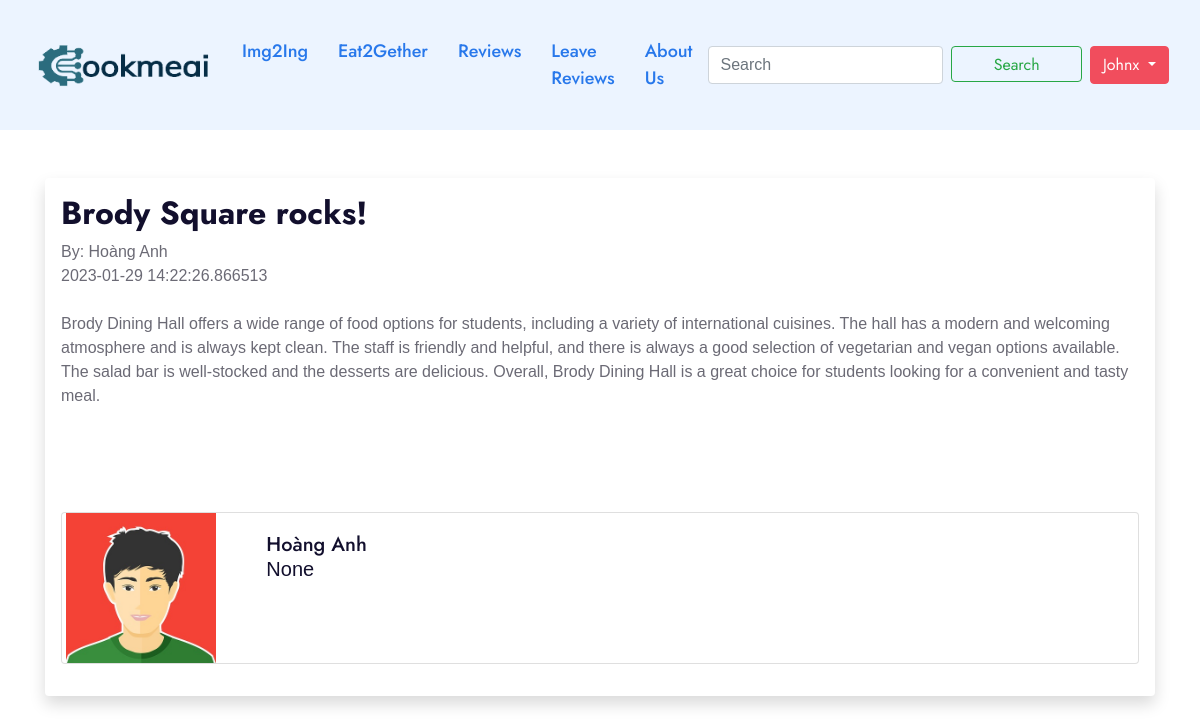
The page /posts/7 (signed in) on the database its author committed.
### app.py (models this page shows, shortened)
class Users(db.Model, UserMixin):
    id = db.Column(db.Integer, primary_key=True)
    username = db.Column(db.String(20), nullable=False, unique = True)
    name = db.Column(db.String(200), nullable=False)
    email = db.Column(db.String(120), nullable=False, unique=True)
    about_author = db.Column(db.Text(500), nullable = True)
    profile_pic = db.Column(db.String(), nullable = True)
    date_added = db.Column(db.DateTime, default=datetime.utcnow)
    password_hash = db.Column(db.String(128))
    posts = db.relationship('Posts', backref='poster')
    @property
    def password(self):
        raise AttributeError('password is not a readable attribute!')

class Posts(db.Model):
    id = db.Column(db.Integer, primary_key=True)
    title = db.Column(db.String(255))
    content = db.Column(db.Text())
    date_posted = db.Column(db.DateTime, default=datetime.utcnow)
    slug = db.Column(db.String(255))
    poster_id = db.Column(db.Integer, db.ForeignKey('users.id'))

### app.py (the view)
@app.route('/posts/<int:id>')
def post(id):
    post = Posts.query.get_or_404(id)
    return render_template('post.html', post=post)

### forms.py
class SearchForm(FlaskForm):
    searched = StringField('Searched', validators=[DataRequired()])
    submit = SubmitField()

### app.py (called while the page is built)
@login_manager.user_loader
def load_user(user_id):
    return Users.query.get(int(user_id))

@app.context_processor
def base():
    form = SearchForm()
    return dict(form = form)

### templates/post.html (shortened to what this page needs)
{% extends 'base.html' %}
{% block content %}
<br><br>
<div class="shadow p-3 mb-5 bg-body rounded">
    <h2>{{ post.title }}</h2>
    By: {{ post.poster.name }} <br>
    {{ post.date_posted }}<br><br>
    {{ post.content|safe }} <br><br>
    <div class="card mb-3">
        <div class="row">
            <div class="col-md-2">
                {% if post.poster.profile_pic %}
                    <img src="{{ url_for('static', filename = 'images/' + current_user.profile_pic) }}" alt="" width="150px"
                    align="right">
                {% else %}
                <img src="{{ url_for('static', filename = 'images/avatar.png') }}" alt="" width="150px"
                align="right">
                {% endif %}
            </div>
            <div class="col-md-10">
                <div class="card-body">
                    <h5 class="card-title">
                        {{ post.poster.name }}
                        <p class="card-text">
                            {% if post.poster.about_author %}
                            {{ post.poster.about_author }}
                            {% else %}
                            Author has no profile yet...
                            {% endif %}
                        </p>
                    </h5>
                </div>
            </div>
        </div>
    </div>
</div>
{% endblock %}

### templates/navbar.html (shortened to what this page needs)
<nav class="navbar navbar-expand-lg navbar-light bg-light">
    <div class="container-fluid">
        <a class="navbar-brand" href="{{ url_for('index') }}"><img src="{{ url_for('static', filename='images/logo/cookmeai.png') }}" style="width: 180px"></a>
        <div class="collapse navbar-collapse" id="navbarSupportedContent">
            <ul class="navbar-nav me-auto mb-2 mb-lg-0">
                <li class="nav-item">
                    <a class="nav-link active" aria-current="page" href="{{ url_for('home') }}">Img2Ing</a>
                </li>
                <li class="nav-item">
                    <a class="nav-link active" aria-current="page" href="{{ url_for('eat2gether') }}">Eat2Gether</a>
                </li>
                <li class="nav-item">
                    <a class="nav-link active" aria-current="page" href="{{ url_for('posts') }}">Reviews</a>
                </li>
                <li class="nav-item">
                    <a class="nav-link active" aria-current="page" href="{{ url_for('add_post') }}">Leave Reviews</a>
                </li>
                <li class="nav-item">
                    <a class="nav-link active" aria-current="page" href="{{ url_for('aboutus') }}">About Us</a>
                </li>
            </ul>
            <form class="d-flex" method="POST" action="{{ url_for('search') }}">
                <input class="form-control me-2" type="search" placeholder="Search" aria-label="Search" name="searched">
                <button class="btn btn-outline-success" type="submit" style="height:36px;width:200px">Search</button>
            </form>
            <div class="dropdown">
                {% if current_user.is_authenticated %}
                <button class="btn btn-secondary dropdown-toggle" type="button" id="dropdownMenuButton1"
                    data-bs-toggle="dropdown" aria-expanded="false" style="margin-left:8px">
                    {{ current_user.username }}
                </button>
                {% endif %}
            </div>
        </div>
    </div>
</nav>

### rows shown on the page
Users: username "Johnx", profile_pic (picture)
Posts: title "Brody Square rocks!", date_posted "2023-01-29 14:22:26.866513", content "Brody Dining Hall offers a wide range of food options for students, including a variety of international cuisines. The hall has a modern and welcoming atmosphere and is always kept clean. The staff is friendly and helpful, and there is always a good selection of vegetarian and vegan options available. The salad bar is well-stocked and the desserts are delicious. Overall, Brody Dining Hall is a great choice for students looking for a convenient and tasty meal."
Users: poster.name "Hoàng Anh", poster.about_author "None"
